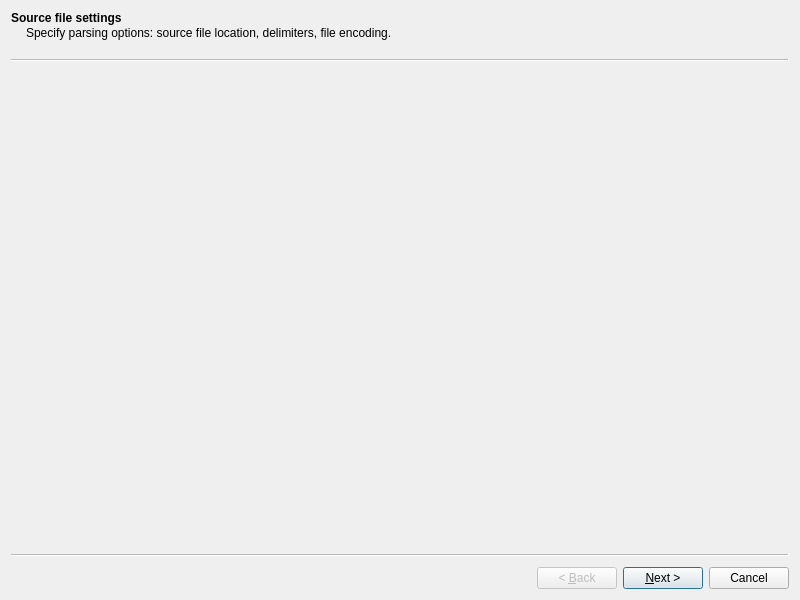
<?xml version="1.0" encoding="UTF-8"?>
<ui version="4.0">
 <class>CSVImportWizard</class>
 <widget class="QWizard" name="CSVImportWizard">
  <property name="geometry">
   <rect>
    <x>0</x>
    <y>0</y>
    <width>800</width>
    <height>600</height>
   </rect>
  </property>
  <property name="sizePolicy">
   <sizepolicy hsizetype="Fixed" vsizetype="Fixed">
    <horstretch>0</horstretch>
    <verstretch>0</verstretch>
   </sizepolicy>
  </property>
  <property name="windowTitle">
   <string>Import CSV data</string>
  </property>
  <widget class="tlp::CSVParsingConfigurationQWizardPage" name="parserConfigurationWizardPage">
   <property name="sizePolicy">
    <sizepolicy hsizetype="Expanding" vsizetype="Expanding">
     <horstretch>0</horstretch>
     <verstretch>0</verstretch>
    </sizepolicy>
   </property>
   <property name="title">
    <string>Source file settings</string>
   </property>
   <property name="subTitle">
    <string>Specify parsing options: source file location, delimiters, file encoding.</string>
   </property>
  </widget>
  <widget class="tlp::CSVImportConfigurationQWizardPage" name="importConfigurationWizardPage">
   <property name="sizePolicy">
    <sizepolicy hsizetype="Expanding" vsizetype="Expanding">
     <horstretch>0</horstretch>
     <verstretch>0</verstretch>
    </sizepolicy>
   </property>
   <property name="title">
    <string>Data selection</string>
   </property>
   <property name="subTitle">
    <string>Select data to import: lines, attribute  columns. &lt;br/&gt; All checked columns will be imported.</string>
   </property>
  </widget>
  <widget class="tlp::CSVGraphMappingConfigurationQWizardPage" name="mappingWizardPage">
   <property name="sizePolicy">
    <sizepolicy hsizetype="Expanding" vsizetype="Expanding">
     <horstretch>0</horstretch>
     <verstretch>0</verstretch>
    </sizepolicy>
   </property>
   <property name="title">
    <string>Import method</string>
   </property>
   <property name="subTitle">
    <string>Choose and configure the import method.</string>
   </property>
  </widget>
 </widget>
 <customwidgets>
  <customwidget>
   <class>tlp::CSVParsingConfigurationQWizardPage</class>
   <extends>QWizardPage</extends>
   <header location="global">talipot/CSVImportWizard.h</header>
   <container>1</container>
  </customwidget>
  <customwidget>
   <class>tlp::CSVImportConfigurationQWizardPage</class>
   <extends>QWizardPage</extends>
   <header location="global">talipot/CSVImportWizard.h</header>
   <container>1</container>
  </customwidget>
  <customwidget>
   <class>tlp::CSVGraphMappingConfigurationQWizardPage</class>
   <extends>QWizardPage</extends>
   <header location="global">talipot/CSVImportWizard.h</header>
   <container>1</container>
  </customwidget>
 </customwidgets>
 <resources/>
 <connections/>
</ui>
